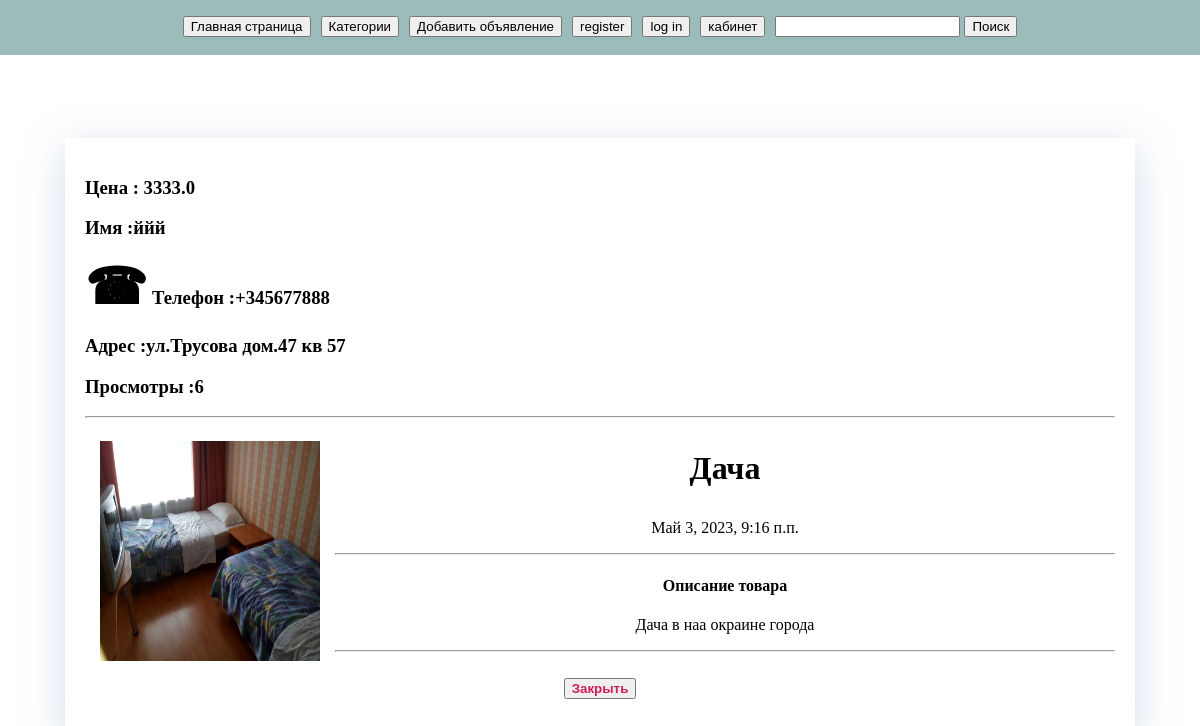
The page /открыть4 on the database its author committed.
### learning_logs/models.py (models this page shows, shortened)
class Объявление(models.Model):
    категория = models.ForeignKey(Категория,on_delete=models.PROTECT)#нельзя удалить окуда есть записи
    товар = models.CharField(max_length=200)
    фото = models.ImageField(upload_to="photos/%Y/%m/%d/",blank=True)
    описание_товара = models.TextField(max_length=300)
    цена = models.FloatField(blank=True,)#хранит, значение типа Number, которое представляет число с плавающей точкой
    дата = models.DateTimeField(auto_now_add=True)
    wner = models.ForeignKey(User,on_delete=models.CASCADE,null=True)
    телефон = models.CharField(max_length=20)
    адрес = models.CharField(max_length=100)
    число = models.IntegerField(null=True)#хранит значение типа Number, которое представляет целочисленное значение
    class Meta:
        verbose_name_plural = 'Объявления'
        ordering = ['-дата']

### learning_logs/views.py (called while the page is built)
def открыть(request,объявление_id):
    bbs = Объявление.objects.get(id=объявление_id)
    ййй = bbs.число
    if ййй == None:
        ййй = 0
    ййй += 1
    bbs.число = ййй
    bbs.save()
    context = {"bbs":bbs,}
    return render(request, 'learning_logs/открыть.html',context)

### learning_logs/templates/learning_logs/открыть.html (shortened to what this page needs)
﻿{% extends "learning_logs/base.html" %}
{% block content %}
<div class="открыть">
	{% if bbs.цена != 0 %}
        	<h3> Цена : {{ bbs.цена }}</h3>
	{% endif %}
	<h3>Имя :{{bbs.wner  }}</h3>
	<h3><span style='font-size:50px;'>&#9742;</span>   Телефон :{{bbs.телефон}}</h3>
	{% if bbs.адрес == None %}
  		<h3>Адрес:<font color="#32CD32">Отсутствует</font> </h3>
	{% else %}
        <h3>Адрес :{{bbs.адрес}}</h3>
<h3>Просмотры :{{bbs.число}}</h3>
	{% endif %}
       <center>
<hr>
	{% if bbs.фото %}
              <img  src="{{bbs.фото.url}}" width="250" height="250" class="leftimg">
	{% endif %}
<center>
<h1><p>{{ bbs.товар }}</p></h1>
<p>{{ bbs.дата }}</p>
<hr>
<h4>Описание товара</h4>
</center>
<p>{{ bbs.описание_товара|linebreaks}}</p>
<hr>
<br>
<center>
<a href="#" onclick="history.back();return false;"><button class="кнопка_за">Закрыть</button></a>
</center>
<br>
</div>
{% endblock content %}

### media/static/main.css (style rules this page uses)
body { margin: 0; }
.кнопка_за { color: #cc1f53; font-weight: bold; }
.открыть { box-shadow: 0px 10px 40px rgba(126, 155, 189, 0.35); padding: 20px; }

### learning_logs/templates/learning_logs/открыть.html (style rules this page uses)
.leftimg { float:left; padding: 15px; }

### rows shown on the page
Объявление: цена "3333.0", wner "ййй", телефон "+345677888", адрес "ул.Трусова дом.47 кв 57", число "6", фото (picture), товар "Дача", дата "Май 3, 2023, 9:16 п.п.", описание_товара "Дача в наа окраине города"
